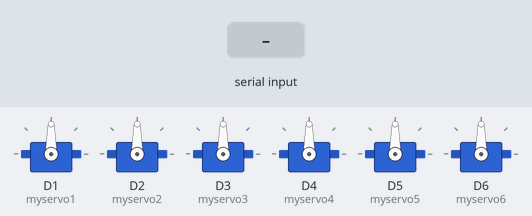
This sketch was run on a simulated ESP8266 (NodeMCU). Parts: 6 × servo. Inputs (shaded band) come from the test bench.

Above: at 1.2 s.
1.3 s: "1\n" received over Serial
At 1.9 s:
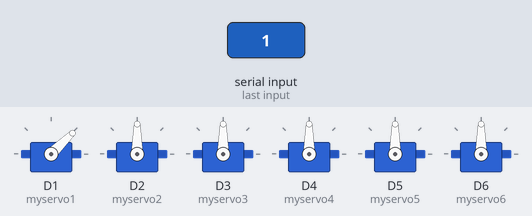
3.7 s: "2\n" received over Serial
At 4.4 s:
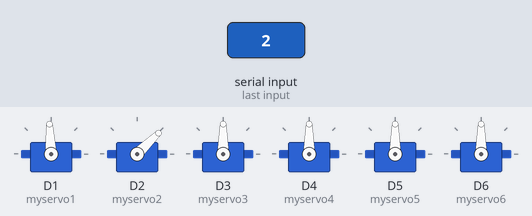
6.1 s: "3\n" received over Serial
At 6.7 s:
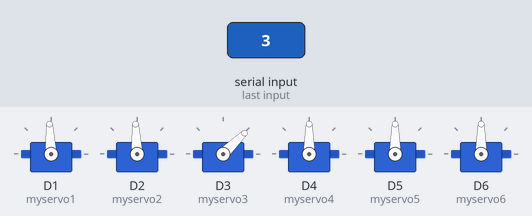
8.5 s: "4\n" received over Serial
At 9.2 s:
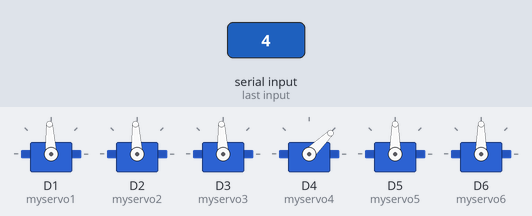
10.9 s: "5\n" received over Serial
At 11.6 s:
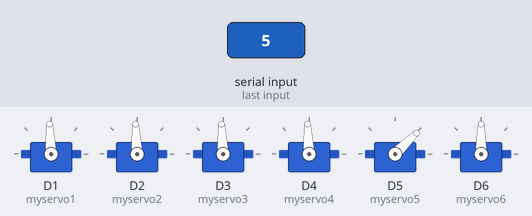
13.3 s: "6\n" received over Serial
At 14.0 s:
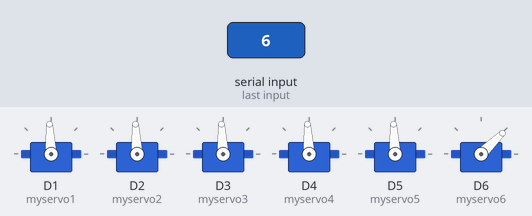
Timing chart, 0 to 16.3 s (numbered marks = the images above; inputs shaded):
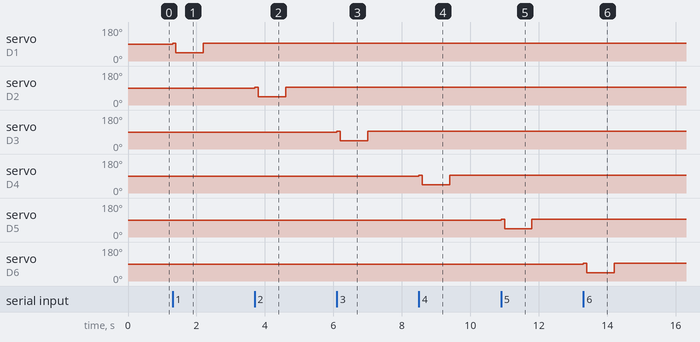

The sketch:

12.ino
```cpp
#include <Servo.h>

Servo myservo1;
Servo myservo2;
Servo myservo3;
Servo myservo4;
Servo myservo5;
Servo myservo6;

void setup() {
  Serial.begin(115200);
  myservo1.attach(D1);  // attaches the servo on pin 9 to the servo object
  myservo2.attach(D2);
  myservo3.attach(D3);
  myservo4.attach(D4);
  myservo5.attach(D5);
  myservo6.attach(D6);

  myservo1.write(90);
  myservo2.write(90);
  myservo3.write(90);
  myservo4.write(90);
  myservo5.write(90);
  myservo6.write(90);

}

void loop() {
  if (Serial.available() > 0) {
    String command = Serial.readStringUntil('\n');

    if (command == "1") {
      myservo1.writeMicroseconds(1500);
      delay(100);

      myservo1.writeMicroseconds(1000);
      delay(800);

      myservo1.writeMicroseconds(1500);
      delay(500);
    } else if (command == "2") {
      myservo2.writeMicroseconds(1500);
      delay(100);

      myservo2.writeMicroseconds(1000);
      delay(800);

      myservo2.writeMicroseconds(1500);
      delay(500);
    } else if (command == "3") {
      myservo3.writeMicroseconds(1500);
      delay(100);

      myservo3.writeMicroseconds(1000);
      delay(800);

      myservo3.writeMicroseconds(1500);
      delay(500);
    } else if (command == "4") {
      myservo4.writeMicroseconds(1500);
      delay(100);

      myservo4.writeMicroseconds(1000);
      delay(800);

      myservo4.writeMicroseconds(1500);
      delay(500);
    } else if (command == "5") {
      myservo5.writeMicroseconds(1500);
      delay(100);

      myservo5.writeMicroseconds(1000);
      delay(800);

      myservo5.writeMicroseconds(1500);
      delay(500);
    } else if (command == "6") {
      myservo6.writeMicroseconds(1500);
      delay(100);

      myservo6.writeMicroseconds(1000);
      delay(800);

      myservo6.writeMicroseconds(1500);
      delay(500);
    }
  }
}
```

Measured:
- after the input at 1.3 s, servo on D1 (myservo1): 90° → 93° at once, → 44° 0.10 s later, → 93° 0.80 s later
- after the input at 3.7 s, servo on D2 (myservo2): 90° → 93° at once, → 44° 0.10 s later, → 93° 0.80 s later
- after the input at 6.1 s, servo on D3 (myservo3): 90° → 93° at once, → 44° 0.10 s later, → 93° 0.80 s later
- after the input at 8.5 s, servo on D4 (myservo4): 90° → 93° at once, → 44° 0.10 s later, → 93° 0.80 s later
- after the input at 10.9 s, servo on D5 (myservo5): 90° → 93° at once, → 44° 0.10 s later, → 93° 0.80 s later
- after the input at 13.3 s, servo on D6 (myservo6): 90° → 93° at once, → 44° 0.10 s later, → 93° 0.80 s later
